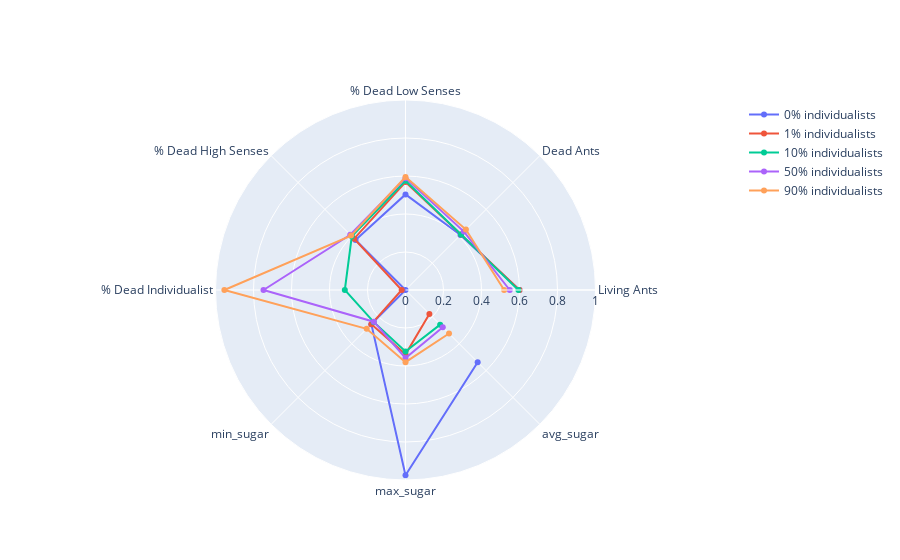

The code cell stored with this chart in its notebook:
### Code cell
fig = go.Figure()

for percentage in percentages_individualists:
    fig.add_trace(go.Scatterpolar(
          r=[impact_per_percentage_normalized[percentage][c].mean() for c in categories],
          theta=categories,
          name=f"{percentage}% individualists"
    ))

fig.update_layout(
  polar=dict(
    radialaxis=dict(
      visible=True,
      range=[0, 1]
    )),
  showlegend=True
)

fig.show()

### Figure 1 — Plotly figure (JSON) as saved in the notebook; plotly's stock layout.template omitted (floating-point values rounded to 4 significant figures)
{"data": [{"name": "0% individualists", "r": [0.6001, 0.4091, 0.5032, 0.3718, 0, 0.2542, 0.975, 0.5372], "theta": ["Living Ants", "Dead Ants", "% Dead Low Senses", "% Dead High Senses", "% Dead Individualist", "min_sugar", "max_sugar", "avg_sugar"], "type": "scatterpolar"}, {"name": "1% individualists", "r": [0.5999, 0.4134, 0.5678, 0.3822, 0.02003, 0.2542, 0.3388, 0.1779], "theta": ["Living Ants", "Dead Ants", "% Dead Low Senses", "% Dead High Senses", "% Dead Individualist", "min_sugar", "max_sugar", "avg_sugar"], "type": "scatterpolar"}, {"name": "10% individualists", "r": [0.5943, 0.4136, 0.5752, 0.3998, 0.3194, 0.2375, 0.3237, 0.2579], "theta": ["Living Ants", "Dead Ants", "% Dead Low Senses", "% Dead High Senses", "% Dead Individualist", "min_sugar", "max_sugar", "avg_sugar"], "type": "scatterpolar"}, {"name": "50% individualists", "r": [0.5486, 0.4346, 0.5888, 0.4112, 0.7473, 0.2357, 0.3582, 0.2775], "theta": ["Living Ants", "Dead Ants", "% Dead Low Senses", "% Dead High Senses", "% Dead Individualist", "min_sugar", "max_sugar", "avg_sugar"], "type": "scatterpolar"}, {"name": "90% individualists", "r": [0.5192, 0.4497, 0.595, 0.405, 0.9533, 0.2889, 0.3798, 0.3239], "theta": ["Living Ants", "Dead Ants", "% Dead Low Senses", "% Dead High Senses", "% Dead Individualist", "min_sugar", "max_sugar", "avg_sugar"], "type": "scatterpolar"}], "layout": {"polar": {"radialaxis": {"range": [0, 1], "visible": true}}, "showlegend": true}}
